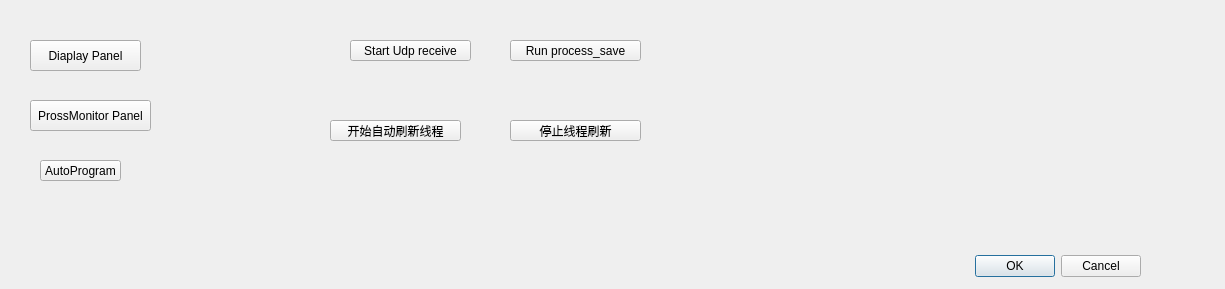
<?xml version="1.0" encoding="UTF-8"?>
<ui version="4.0">
 <class>Dialog</class>
 <widget class="QDialog" name="Dialog">
  <property name="geometry">
   <rect>
    <x>0</x>
    <y>0</y>
    <width>1225</width>
    <height>289</height>
   </rect>
  </property>
  <property name="windowTitle">
   <string>Dialog</string>
  </property>
  <widget class="QDialogButtonBox" name="buttonBox">
   <property name="geometry">
    <rect>
     <x>800</x>
     <y>250</y>
     <width>341</width>
     <height>32</height>
    </rect>
   </property>
   <property name="orientation">
    <enum>Qt::Horizontal</enum>
   </property>
   <property name="standardButtons">
    <set>QDialogButtonBox::Cancel|QDialogButtonBox::Ok</set>
   </property>
  </widget>
  <widget class="QPushButton" name="pushButton_3">
   <property name="geometry">
    <rect>
     <x>510</x>
     <y>40</y>
     <width>131</width>
     <height>21</height>
    </rect>
   </property>
   <property name="text">
    <string>Run process_save</string>
   </property>
  </widget>
  <widget class="QPushButton" name="pushButton_4">
   <property name="geometry">
    <rect>
     <x>40</x>
     <y>160</y>
     <width>81</width>
     <height>21</height>
    </rect>
   </property>
   <property name="text">
    <string>AutoProgram</string>
   </property>
  </widget>
  <widget class="QPushButton" name="pushButton_5">
   <property name="geometry">
    <rect>
     <x>350</x>
     <y>40</y>
     <width>121</width>
     <height>21</height>
    </rect>
   </property>
   <property name="text">
    <string>Start Udp receive</string>
   </property>
  </widget>
  <widget class="QPushButton" name="pushButton_7">
   <property name="geometry">
    <rect>
     <x>30</x>
     <y>40</y>
     <width>111</width>
     <height>31</height>
    </rect>
   </property>
   <property name="text">
    <string>Diaplay Panel</string>
   </property>
  </widget>
  <widget class="QPushButton" name="pushButton_8">
   <property name="geometry">
    <rect>
     <x>30</x>
     <y>100</y>
     <width>121</width>
     <height>31</height>
    </rect>
   </property>
   <property name="text">
    <string>ProssMonitor Panel</string>
   </property>
  </widget>
  <widget class="QPushButton" name="pushButton_6">
   <property name="geometry">
    <rect>
     <x>330</x>
     <y>120</y>
     <width>131</width>
     <height>21</height>
    </rect>
   </property>
   <property name="text">
    <string>开始自动刷新线程</string>
   </property>
  </widget>
  <widget class="QPushButton" name="pushButton_9">
   <property name="geometry">
    <rect>
     <x>510</x>
     <y>120</y>
     <width>131</width>
     <height>21</height>
    </rect>
   </property>
   <property name="text">
    <string>停止线程刷新</string>
   </property>
  </widget>
 </widget>
 <resources/>
 <connections>
  <connection>
   <sender>buttonBox</sender>
   <signal>accepted()</signal>
   <receiver>Dialog</receiver>
   <slot>accept()</slot>
   <hints>
    <hint type="sourcelabel">
     <x>248</x>
     <y>254</y>
    </hint>
    <hint type="destinationlabel">
     <x>157</x>
     <y>274</y>
    </hint>
   </hints>
  </connection>
  <connection>
   <sender>buttonBox</sender>
   <signal>rejected()</signal>
   <receiver>Dialog</receiver>
   <slot>reject()</slot>
   <hints>
    <hint type="sourcelabel">
     <x>316</x>
     <y>260</y>
    </hint>
    <hint type="destinationlabel">
     <x>286</x>
     <y>274</y>
    </hint>
   </hints>
  </connection>
 </connections>
</ui>
